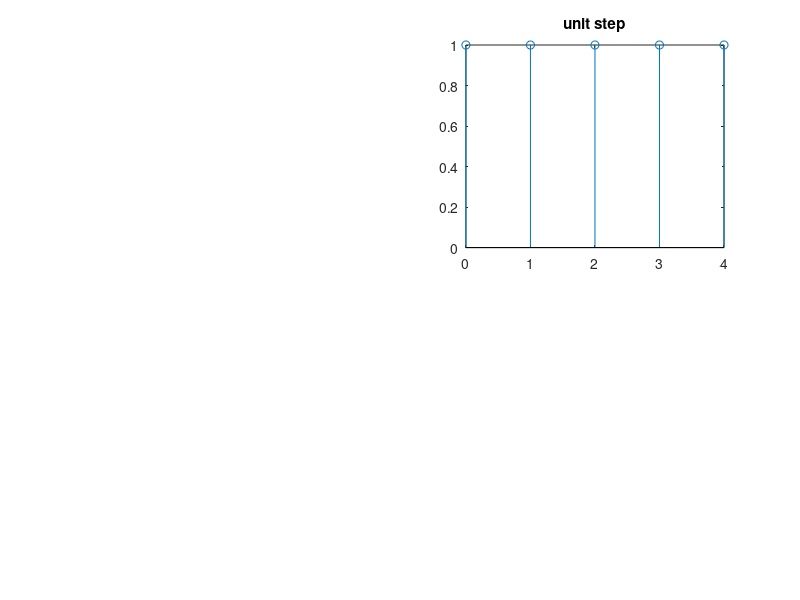

The MATLAB script that drew this image:
clc; close all; clear all;
n=input('enter the n value');
t=0:1:n-1;
y=ones(1,n);
figure(2)
subplot(2,2,2);
stem(t,y);
title('unit step');
